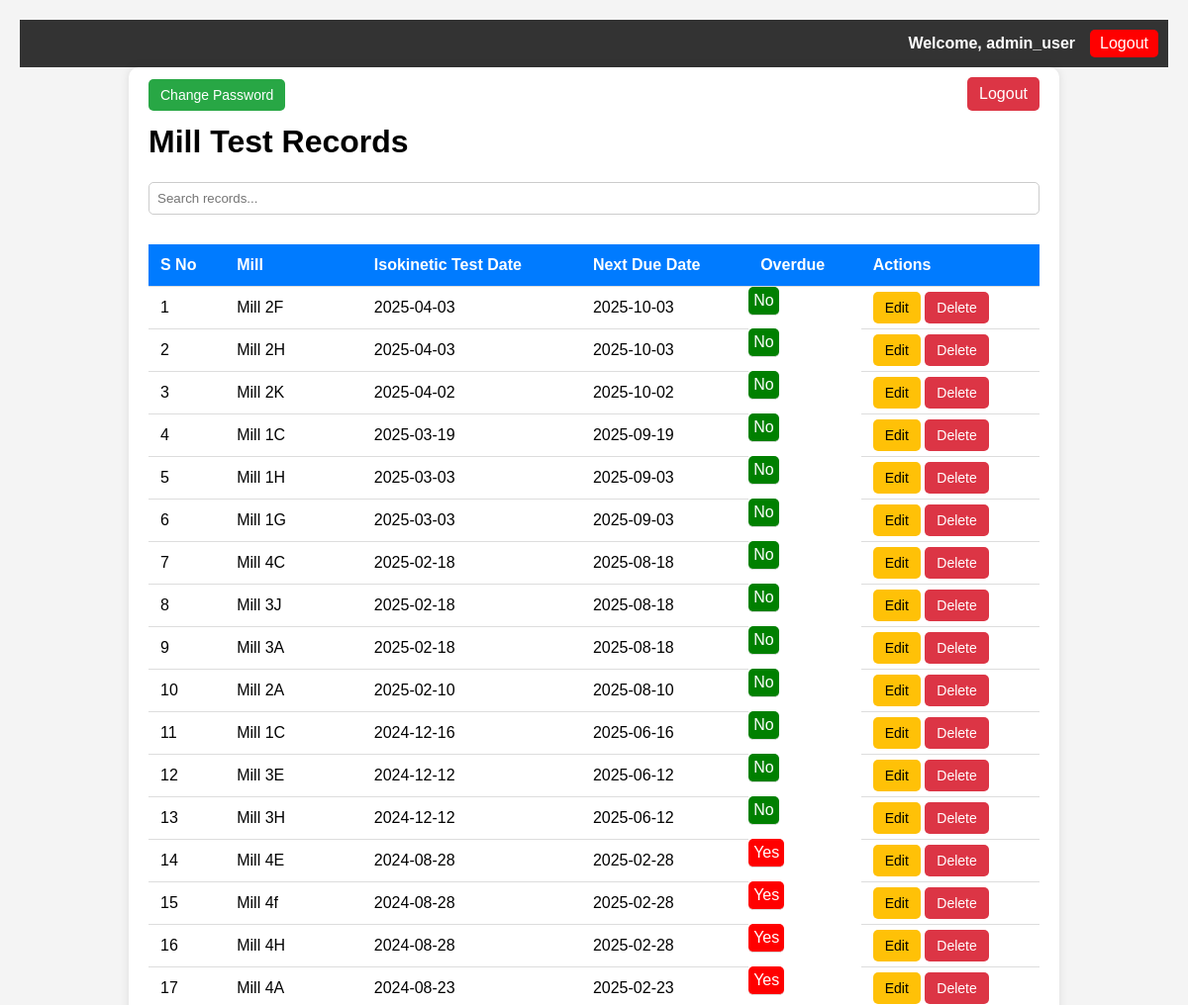
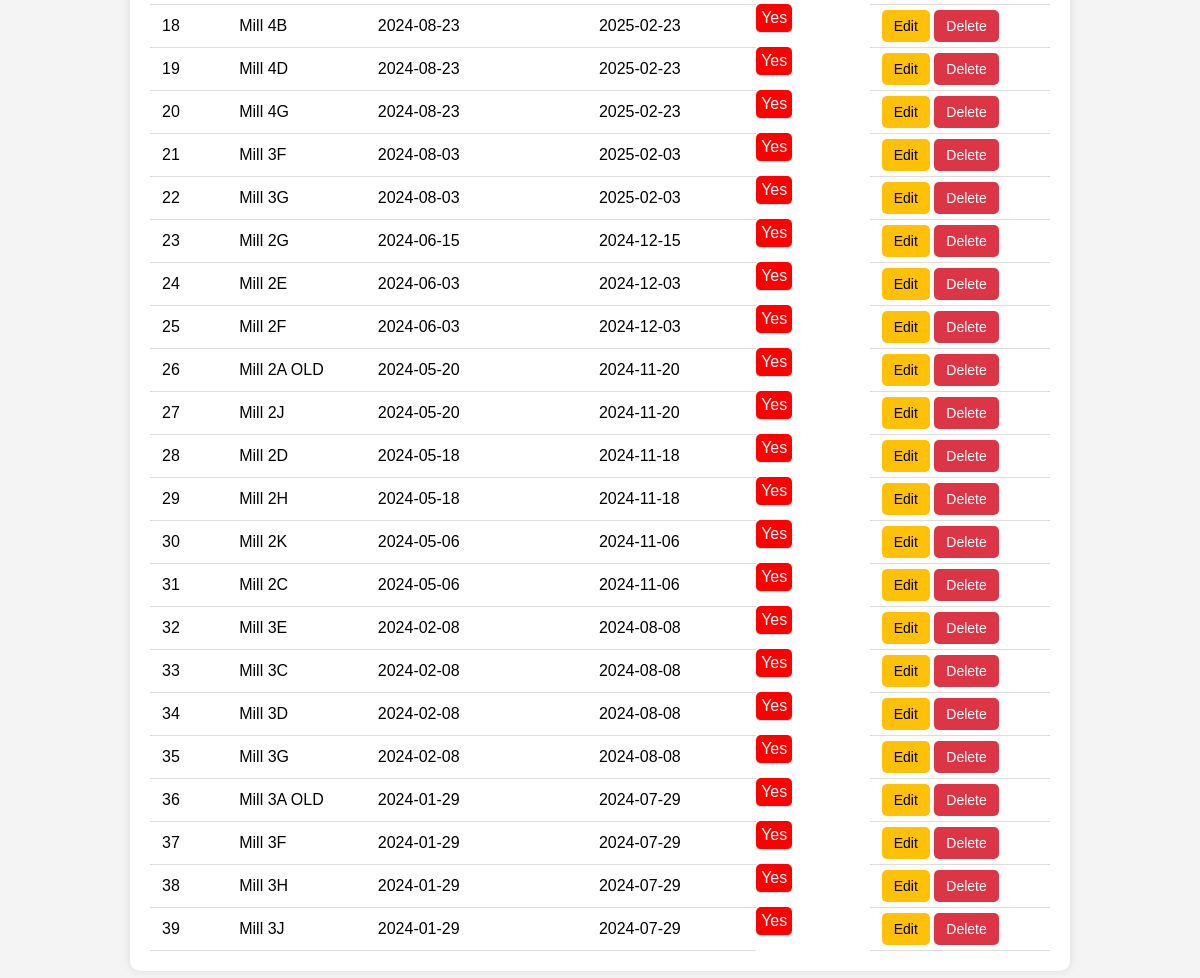
Screenshot of /search_dashboard.php (signed in) with the database file from the repository (2 pictures, top to bottom).
### tables this page shows
CREATE TABLE `users` (
  `id` int NOT NULL,
  `username` varchar(100) NOT NULL,
  `password` varchar(255) NOT NULL,
  `is_admin` tinyint(1) NOT NULL DEFAULT '0',
  `role` enum('viewer','editor','admin') NOT NULL DEFAULT 'viewer'
);

CREATE TABLE `mill_tests` (
  `id` int NOT NULL,
  `mill` varchar(255) NOT NULL,
  `test_date` date NOT NULL,
  `report_path` varchar(255) DEFAULT NULL
);

### search_dashboard.php (the view, shortened to what this page needs)
<?php include 'header.php'; ?>
<?php
require 'config.php';
$query = "SELECT id, mill, test_date, DATE_ADD(test_date, INTERVAL 6 MONTH) AS next_due_date, report_path FROM mill_tests ORDER BY test_date DESC";
$stmt = $pdo->query($query);
$results = $stmt->fetchAll();
?>
<!DOCTYPE html>
<html>
<head>
</head>
<body>
    <div class="container">
        <a href="change_password.php" class="btn btn-add">Change Password</a>
        <a href="logout.php" class="logout">Logout</a>
        <h1>Mill Test Records</h1>
        <input type="text" id="searchBox" onkeyup="searchTable()" placeholder="Search records...">
        <table id="millTable">
            <thead>
                <tr>
                    <th onclick="sortTable(0)">S No</th>
                    <th onclick="sortTable(1)">Mill</th>
                    <th onclick="sortTable(2)">Isokinetic Test Date</th>
                    <th onclick="sortTable(3)">Next Due Date</th>
                    <th onclick="sortTable(4)">Overdue</th>
                    <th>Actions</th>
                </tr>
            </thead>
            <tbody>
                <?php $sno = 1; foreach ($results as $row): ?>
                    <tr>
                        <td><?= $sno++ ?></td>
                        <td><?= htmlspecialchars($row['mill']) ?></td>
                        <td><?= $row['test_date'] ?></td>
                        <td><?= $row['next_due_date'] ?></td>
                        <td class="overdue <?= strtotime($row['next_due_date']) < time() ? 'yes' : 'no' ?>">
                            <?= strtotime($row['next_due_date']) < time() ? 'Yes' : 'No' ?>
                        </td>
                        <td>
                            <a href="edit_record.php?id=<?= $row['id'] ?>" class="btn btn-edit">Edit</a>
                            <a href="dashboard.php?delete=<?= $row['id'] ?>" class="btn btn-delete" onclick="return confirm('Are you sure?')">Delete</a>
                        </td>
                    </tr>
                <?php endforeach; ?>
            </tbody>
        </table>
    </div>
</body>
</html>

### header.php (shortened to what this page needs)
<?php
require 'config.php';
if (isset($_SESSION['user_id'])) {
    $stmt = $pdo->prepare("SELECT username FROM users WHERE id = ?");
    $stmt->execute([$_SESSION['user_id']]);
    $user = $stmt->fetch();
    $username = $user['username'] ?? 'User';
}
?>
<div class="topbar">
    <?php if (isset($_SESSION['user_id'])): ?>
        <span class="username">Welcome, <?= htmlspecialchars($username) ?></span>
        <a href="logout.php" class="btn-logout">Logout</a>
    <?php endif; ?>
</div>

### header.php (style rules this page uses)
.topbar { background: #333; color: white; padding: 10px; display: flex; justify-content: flex-end; align-items: center; }
.username { margin-right: 15px; font-weight: bold; }
.btn-logout { background: red; color: white; padding: 5px 10px; text-decoration: none; border-radius: 5px; }

### search_dashboard.php (style rules this page uses)
body { font-family: Arial, sans-serif; background-color: #f4f4f4; margin: 0; padding: 20px; }
.container { max-width: 900px; margin: auto; background: white; padding: 20px; border-radius: 10px; box-shadow: 0 0 10px rgba(0, 0, 0, 0.1); position: relative; }
.logout { position: absolute; top: 10px; right: 20px; padding: 8px 12px; background-color: #dc3545; color: white; border-radius: 5px; text-decoration: none; }
table { width: 100%; border-collapse: collapse; margin-top: 20px; }
th, td { padding: 12px; text-align: left; border-bottom: 1px solid #ddd; }
th { background-color: #007bff; color: white; cursor: pointer; }
.overdue { padding: 5px; border-radius: 5px; color: white; display: inline-block; }
.overdue.yes { background-color: red; }
.overdue.no { background-color: green; }
.btn { padding: 8px 12px; border: none; border-radius: 5px; cursor: pointer; text-decoration: none; font-size: 14px; }
.btn-edit { background-color: #ffc107; color: black; }
.btn-delete { background-color: #dc3545; color: white; }
.btn-add { background-color: #28a745; color: white; }
#searchBox { margin-bottom: 10px; padding: 8px; width: 100%; border: 1px solid #ccc; border-radius: 5px; }

### rows the page displays
users: username "admin_user"
mill_tests: mill "Mill 2F", test_date "2025-04-03", next_due_date "2025-10-03", shows "No"
mill_tests: mill "Mill 2H", test_date "2025-04-03", next_due_date "2025-10-03", shows "No"
mill_tests: mill "Mill 2K", test_date "2025-04-02", next_due_date "2025-10-02", shows "No"
mill_tests: mill "Mill 1C", test_date "2025-03-19", next_due_date "2025-09-19", shows "No"
mill_tests: mill "Mill 1H", test_date "2025-03-03", next_due_date "2025-09-03", shows "No"
mill_tests: mill "Mill 1G", test_date "2025-03-03", next_due_date "2025-09-03", shows "No"
mill_tests: mill "Mill 4C", test_date "2025-02-18", next_due_date "2025-08-18", shows "No"
mill_tests: mill "Mill 3J", test_date "2025-02-18", next_due_date "2025-08-18", shows "No"
mill_tests: mill "Mill 3A", test_date "2025-02-18", next_due_date "2025-08-18", shows "No"
mill_tests: mill "Mill 2A", test_date "2025-02-10", next_due_date "2025-08-10", shows "No"
mill_tests: mill "Mill 1C", test_date "2024-12-16", next_due_date "2025-06-16", shows "No"
mill_tests: mill "Mill 3E", test_date "2024-12-12", next_due_date "2025-06-12", shows "No"
mill_tests: mill "Mill 3H", test_date "2024-12-12", next_due_date "2025-06-12", shows "No"
mill_tests: mill "Mill 4E", test_date "2024-08-28", next_due_date "2025-02-28", shows "Yes"
mill_tests: mill "Mill 4f", test_date "2024-08-28", next_due_date "2025-02-28", shows "Yes"
mill_tests: mill "Mill 4H", test_date "2024-08-28", next_due_date "2025-02-28", shows "Yes"
mill_tests: mill "Mill 4A", test_date "2024-08-23", next_due_date "2025-02-23", shows "Yes"
mill_tests: mill "Mill 4B", test_date "2024-08-23", next_due_date "2025-02-23", shows "Yes"
mill_tests: mill "Mill 4D", test_date "2024-08-23", next_due_date "2025-02-23", shows "Yes"
mill_tests: mill "Mill 4G", test_date "2024-08-23", next_due_date "2025-02-23", shows "Yes"
mill_tests: mill "Mill 3F", test_date "2024-08-03", next_due_date "2025-02-03", shows "Yes"
mill_tests: mill "Mill 3G", test_date "2024-08-03", next_due_date "2025-02-03", shows "Yes"
mill_tests: mill "Mill 2G", test_date "2024-06-15", next_due_date "2024-12-15", shows "Yes"
mill_tests: mill "Mill 2E", test_date "2024-06-03", next_due_date "2024-12-03", shows "Yes"
mill_tests: mill "Mill 2F", test_date "2024-06-03", next_due_date "2024-12-03", shows "Yes"
mill_tests: mill "Mill 2A OLD", test_date "2024-05-20", next_due_date "2024-11-20", shows "Yes"
mill_tests: mill "Mill 2J", test_date "2024-05-20", next_due_date "2024-11-20", shows "Yes"
mill_tests: mill "Mill 2D", test_date "2024-05-18", next_due_date "2024-11-18", shows "Yes"
mill_tests: mill "Mill 2H", test_date "2024-05-18", next_due_date "2024-11-18", shows "Yes"
mill_tests: mill "Mill 2K", test_date "2024-05-06", next_due_date "2024-11-06", shows "Yes"
mill_tests: mill "Mill 2C", test_date "2024-05-06", next_due_date "2024-11-06", shows "Yes"
mill_tests: mill "Mill 3E", test_date "2024-02-08", next_due_date "2024-08-08", shows "Yes"
mill_tests: mill "Mill 3C", test_date "2024-02-08", next_due_date "2024-08-08", shows "Yes"
mill_tests: mill "Mill 3D", test_date "2024-02-08", next_due_date "2024-08-08", shows "Yes"
mill_tests: mill "Mill 3G", test_date "2024-02-08", next_due_date "2024-08-08", shows "Yes"
mill_tests: mill "Mill 3A OLD", test_date "2024-01-29", next_due_date "2024-07-29", shows "Yes"
mill_tests: mill "Mill 3F", test_date "2024-01-29", next_due_date "2024-07-29", shows "Yes"
mill_tests: mill "Mill 3H", test_date "2024-01-29", next_due_date "2024-07-29", shows "Yes"
mill_tests: mill "Mill 3J", test_date "2024-01-29", next_due_date "2024-07-29", shows "Yes"
